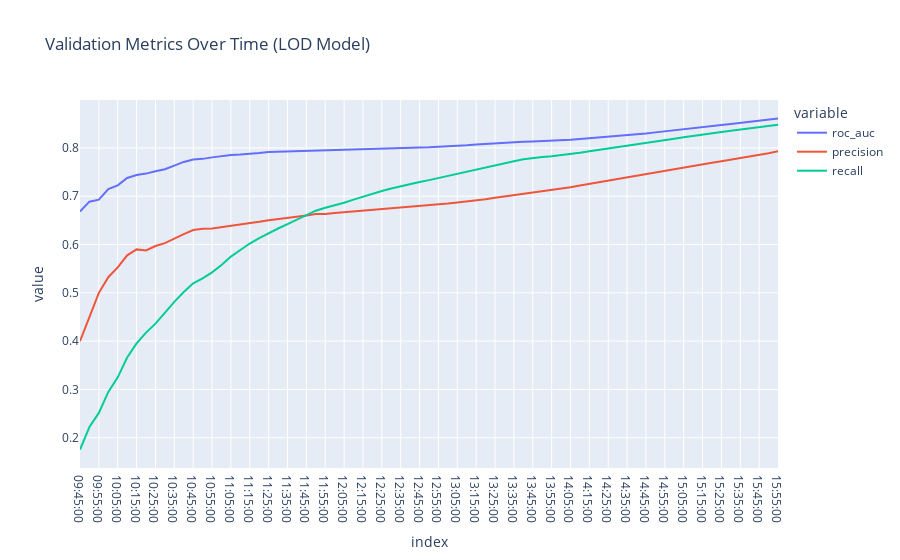

Notebook code cell kept with this figure:
### Code cell
import datetime
import plotly.express as px

time_range = [datetime.time(hour, minute) for hour in range(9, 16) for minute in range(0, 60, 5)]
time_range = [x for x in time_range if x >= datetime.time(9,45)]
df_val = pd.DataFrame()
for t in time_range:
    X_val = X_test.loc[X_test['time'] <= t].copy()
    y_val = y_test.loc[X_val.index, 'lod_in'].copy()

    y_pred_val = pipeline_lod.predict_proba(X_val)[:,-1]

    df_val.loc[t, [
        'roc_auc',
        'precision',
        'recall'
    ]] =  roc_auc_score(y_val, y_pred_val), precision_score(y_val, y_pred_val > 0.5), recall_score(y_val, y_pred_val > 0.5)


fig = px.line(df_val, title='Validation Metrics Over Time (LOD Model)')
fig.show()
